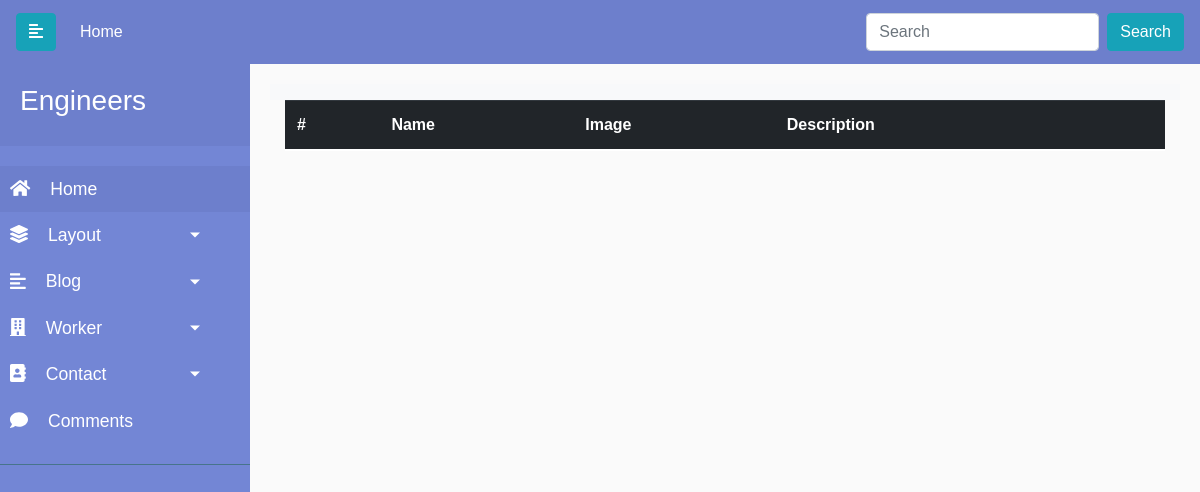
The app's page /admin/testi, older data.
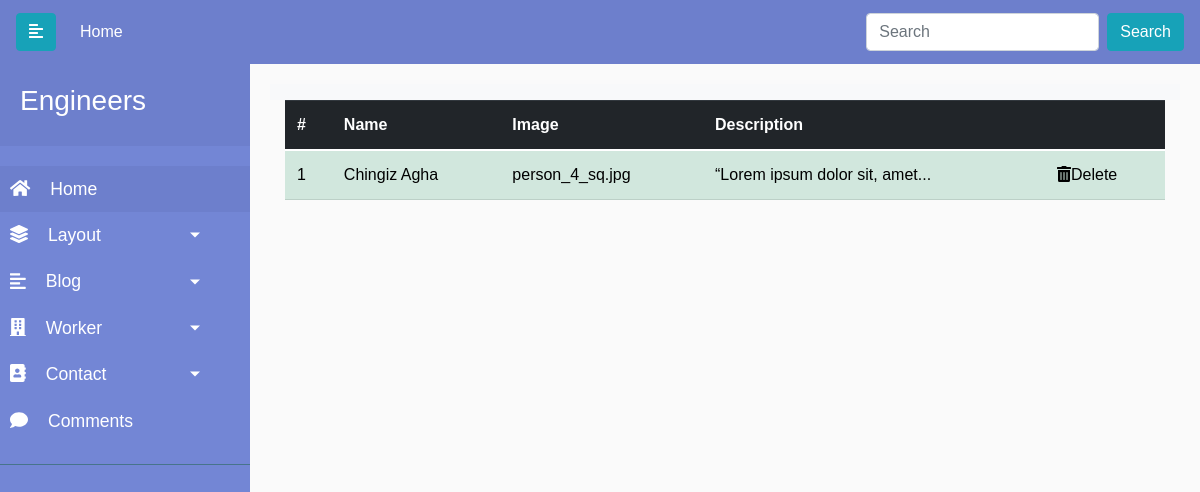
The same page, newer data.
### engineers/models.py (models this page shows)
class Testi(db.Model):
    id = db.Column(db.Integer, primary_key=True)
    name = db.Column(db.String(50), nullable=False)
    image = db.Column(db.String(20))
    desc = db.Column(db.Text, nullable=False)

### engineers/controllers.py (the view)
@app.route('/admin/testi')
def testi_list():
    testis = Testi.query.all()
    return render_template('admin/testi-list.html', testis=testis)

### engineers/templates/admin/testi-list.html
{% extends 'admin/base.html' %}
{% block content %}
<div class="container">
    <div class="row ">
      <div class="col">
        <table class="table table-success" >
          <thead class="thead-dark">
              <tr>
                <th scope="col">#</th>
                <th scope="col">Name</th>
                <th scope="col">Image</th>
                <th scope="col">Description</th>
                <th></th>
              </tr>
            </thead>
            <tbody>
               {% for testi in testis %}
              <tr>
                <td>{{testi.id}}</td>
                <td>{{testi.name}}</td>
                <td>{{testi.image}}</td>
                <td>{{testi.desc | truncate(35)}}</td>
                <td><a href="{{url_for('testi_delete', id=testi.id)}}"  onclick="return confirm('Are You Sure To Delete ?')"><i class="fas fa-trash-alt"></i>Delete</a></td>             </tr>
              {% endfor %}
            </tbody>
          </table>
      </div>
    </div>
  </div>
</div>
{% endblock %}

Row changes from the older to the newer data that the page shows:
added Testi: id "1", name "Chingiz Agha", image "person_4_sq.jpg", desc "“Lorem ipsum dolor sit, amet..."
